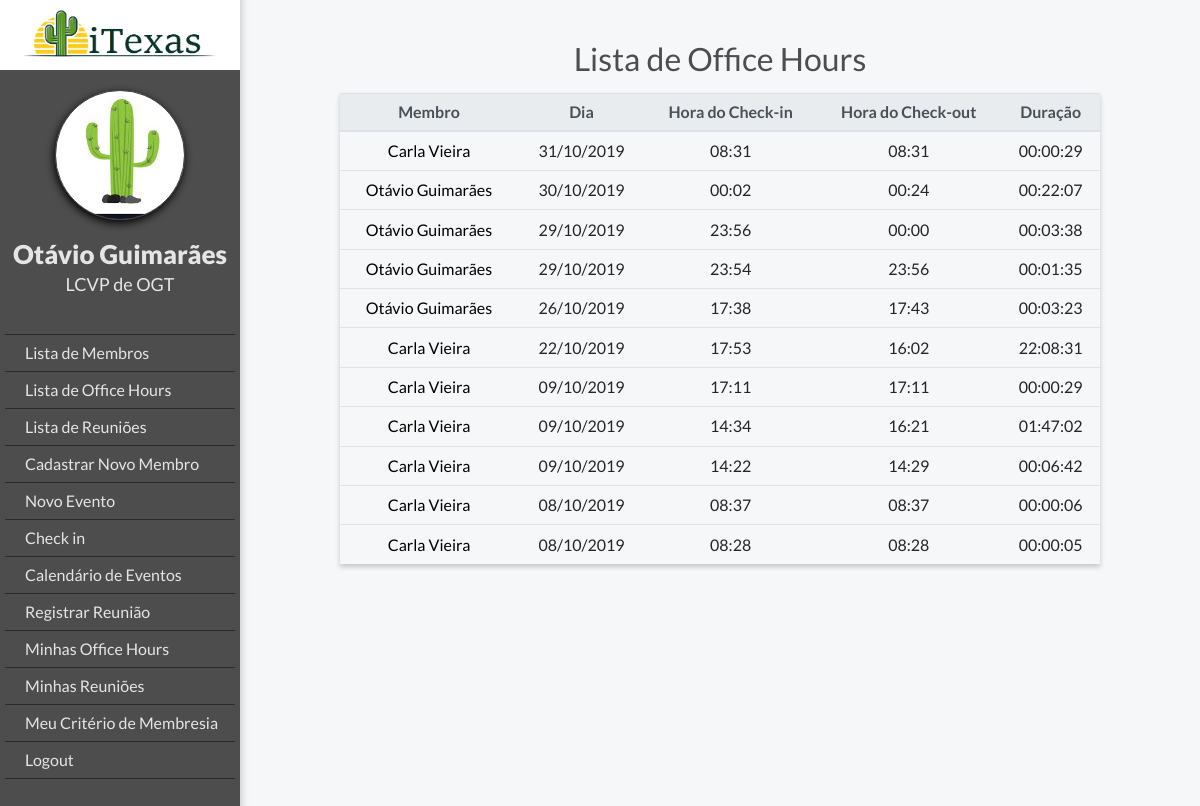
Screenshot of /office_hours/officehour_list/ (signed in) with the database file from the repository.
### members/models.py (models this page shows, shortened)
class MyUser(AbstractBaseUser):
    POST = (('lcp', 'LCP'), ('lcvp', 'LCVP'), ('tlb', 'TLB'), ('membro', 'Membro'))
    DEPARTMENT = (
        ('lcp', 'LCP'), ('pm', 'PM'), ('f&l', 'F&L'), ('b2c', 'B2C'), ('b2b', 'B2B'),
        ('oge', 'OGE'), ('ogt', 'OGT'), ('ogv', 'OGV'), ('ige', 'IGE'), ('igt', 'IGT'),)
    email = models.EmailField(verbose_name='E-mail', max_length=255, unique=True)
    podio_code = models.CharField(max_length=10, verbose_name='ID do Podio', unique=True)
    first_name = models.CharField(max_length=20, verbose_name='Nome')
    last_name = models.CharField(max_length=20, verbose_name='Sobrenome')
    post = models.CharField(max_length=10, choices=POST, blank=True, null=True, verbose_name='Cargo')
    department = models.CharField(max_length=10, choices=DEPARTMENT, blank=True, null=True, verbose_name='Área')
    leader = models.ForeignKey("MyUser", blank=True, null=True, on_delete=models.SET_NULL, verbose_name='Líder')
    is_working = models.BooleanField(default=False)
    is_active = models.BooleanField(default=True, verbose_name='Está ativo')
    is_admin = models.BooleanField(default=False, verbose_name='É administrador')
    objects = MyUserManager()
    USERNAME_FIELD = 'podio_code'
    REQUIRED_FIELDS = ['email', 'first_name']

### office_hours/models.py (models this page shows)
class OfficeHour(models.Model):
    member = models.ForeignKey(MyUser, verbose_name='Membro', on_delete=models.CASCADE)
    date = models.DateField(verbose_name='Dia', default=date.today)
    checkin_time = models.DateTimeField(verbose_name='Hora do check-in', default=timezone.now)
    checkout_time = models.DateTimeField(verbose_name='Hora do check-out', blank=True, null=True)
    duration = models.DurationField(verbose_name='Duração', blank=True, null=True, help_text=('[HH:[MM:] format'))

### office_hours/views.py (the view)
# urls.py: path('officehour_list/', views.officehour_list, name='officehour_list'),
@login_required
def officehour_list(request):
    office_hours = OfficeHour.objects.all().order_by('-checkin_time')
    return render(request, 'office_hours/officehour_list.html', {'office_hours': office_hours, 'request_user': request.user})

### iTexas_v4/templatetags/datetime_filter.py (called while the page is built)
@register.filter(name='format_datetime')
def format_datetime(value):
    if value is not None:
        hours, rem = divmod(value.seconds, 3600)
        minutes, seconds = divmod(rem, 60)
        return '{:02d}:{:02d}:{:02d}'.format(hours, minutes, seconds)
    else:
        return '-'

### templates/office_hours/officehour_list.html
{% extends "base.html" %}
{% load datetime_filter %}
{% if user.is_authenticated %}
    {% block body_block %}
        <h2 class="title">Lista de Office Hours</h2>
        <table class="table">
            <thead class="thead-light">
            <tr>
                <th class="table-column">Membro</th>
                <th class="table-column">Dia</th>
                <th class="table-column">Hora do Check-in</th>
                <th class="table-column">Hora do Check-out</th>
                <th class="table-column">Duração</th>
            </tr>
            </thead>
                <tbody>
            {% for office_hour in office_hours %}
                <tr class="row-office-hours" id="{{ office_hour.id }}" >
                    <td><a href="{% url 'member_view' office_hour.member.podio_code %}">{{ office_hour.member.first_name }} {{ office_hour.member.last_name }}</a></td>
                    <td>{{ office_hour.date|date:'d/m/Y' }}</td>
                    <td>{{ office_hour.checkin_time|date:'H:i' }}</td>
                    <td>{{ office_hour.checkout_time|date:'H:i' }} </td>
                    <td id="duration">{{ office_hour.duration|format_datetime }}</td>
                </tr>
            {% endfor %}
                </tbody>
                </table>
    {% endblock %}
{% else %}
    <h2>Logar</h2>
{% endif %}

### templates/base.html (shortened to what this page needs)
{% load static %}
<!DOCTYPE html>
<html lang="en">
<head>
    <link rel="stylesheet" href="https://stackpath.bootstrapcdn.com/bootstrap/4.3.1/css/bootstrap.min.css"
>
    <link rel="stylesheet" href="https://maxcdn.bootstrapcdn.com/font-awesome/4.5.0/css/font-awesome.min.css">
    <link rel="stylesheet" href="{% static 'css/style.css' %}">
</head>
<body>
{% if user.is_authenticated %}
    <div class="ogr-container">
    <div class="page-body">
    <div class="lateral-menu">
        <div class="logo-area">
            <img class="logo-company" src="../static/images/iTexas.png">
        </div>
        <div class="menu-area">
            <div class="profile-picture"></div>
            <div class="member-infos">
                <a class="member-name" href="{% url 'member_edit' user.podio_code %}">{{ request_user.first_name }} {{ request_user.last_name }}</a>
                <h3 class="member-area">{{ request_user.get_post_display }} de {{ request_user.get_department_display }}</h3>
            </div>
            <ul class="function-list">
                {% if request_user.is_admin %}
                    <li><a href="{% url 'member_list' %}" class="button">Lista de Membros</a></li>
                    <li><a href="{% url 'officehour_list' %}" class="button">Lista de Office Hours</a></li>
                    <li><a href="{% url 'meeting_list' %}" class="button">Lista de Reuniões</a></li>
                    <li><a href="{% url 'register' %}" class="button">Cadastrar Novo Membro</a></li>
                    <li><a href="{% url 'new_event' %}" class="button">Novo Evento</a></li>
                {% endif %}
                {% if user.is_working %}
                    <li><a href="{% url 'check' %}" class="button">Check out</a></li>
                {% else %}
                    <li><a href="{% url 'check' %}" class="button">Check in</a></li>
                {% endif %}
                <li><a href="{% url 'event_list' %}" class="button">Calendário de Eventos</a></li>
                <li><a href="{% url 'new_meeting' %}" class="button">Registrar Reunião</a></li>
                <li><a href="{% url 'office_hours_history' %}" class="button">Minhas Office Hours</a></li>
                <li><a href="{% url 'my_meetings' %}" class="button">Minhas Reuniões</a></li>
                <li><a href="{% url 'member_report' user.podio_code %}" class="button">Meu Critério de Membresia</a></li>
                {% if user.is_authenticated %}
                    <li><a href="{% url 'user_logout' %}">Logout</a></li>
                {% else %}
                    <li><a class="navbar-link" href="{% url 'user_login' %}">Login</a></li>
                {% endif %}
            </ul>
        </div>
    </div>
    <div  id="body-content" class="body-content">
        <div class="body-container">
            {% block body_block %}
            {% endblock %}
        </div>
    </div>
{% endif %}
</div>
</body>
</html>

### static/css/style.css (style rules this page uses)
* { font-family: 'Lato', sans-serif; font-size: 16px; }
body { background-color: #f6f7f9; }
.ogr-container { display: flex; justify-content: center; align-items: center; margin: 0 auto; background-color: #f6f7f9; flex-direction: column; }
.body-content { width: 100%; }
.profile-picture { border: 1px #444444 solid; background-position: center; background-size: cover; width: 150px; height: 150px; border-radius: 75px; box-shadow: -1px 3px 8px 0px #000000; }
.member-infos .member-name { margin-top: 15px; font-size: 26px; font-weight: 800; text-align: center; }
.member-infos .member-area { font-size: 18px; font-weight: 500; }
.page-body { width: 100%; display: flex; margin: 0 auto; }
.page-body .lateral-menu { max-width: 300px; width: 300px; background-color: #4D4D4D; float: left; box-shadow: 1px -6px 7px 1px #cccccc; min-width: 200px; }
.menu-area { display: flex; flex-direction: column; align-items: center; padding: 20px 5px; }
.page-body .lateral-menu .logo-area { display: flex; justify-content: center; align-items: center; background-color: #4AB9F1; height: 70px; color: #FFFFFF; background: white; text-shadow: 0 1px 0 #CCCCCC, 0 2px 0 #c9c9c9, 0 3px 0 #bbb, 0 4px 0 #b9b9b9, 0 5px 0 #aaa, 0 6px 1px rgba(0,0,0,.1), 0 0 5px rgba(0,0,0,.1), 0 1px 3px rgba(0,0,0,.3), 0 3px 5px rgba(0,0,0,.2), 0 5px 10px rgba(0,0,0,.25), 0 10px 10px rgba(0,0,0,.2), 0 20px 20px rgba(0,0,0,.15); }
.logo-area .logo-company { width: 200px; }
.body-content table { text-align: center; }
.lateral-menu .profile-picture { width: 130px; height: 130px; }
.lateral-menu .member-infos { display: flex; flex-direction: column; align-items: center; color: #e5e5e5; }
.lateral-menu ul { display: flex; align-items: center; flex-direction: column; padding-top: 4rem; color: white; font-weight: 900; list-style-type: none; padding: 30px 0; list-style-type: none; width: 100%; cursor: pointer; }
.lateral-menu li { padding: 6px 0 6px 20px; border-bottom: 1px #2a2a2a solid; width: 100%; cursor: pointer; font-size: 16px; }
.lateral-menu a { color: #e5e5e5; font-weight: normal; }
.lateral-menu li:first-child { border-top: 1px #2a2a2a solid; }
.body-container { padding: 40px 100px; }
.body-container .title { font-size: 32px; color: #4D4D4D; font-weight: 400; text-align: center; }
.table th { padding: .35rem; }
.table td { padding: .45rem; }
table { box-shadow: 0 3px 5px rgba(0, 0, 0, 0.2); }
.body-container .table { margin-top: 15px; }
a:hover, a { color: black; }

### rows the page displays
MyUser: first_name "Otávio", last_name "Guimarães", post "LCVP", department "OGT"
OfficeHour: member.first_name "Carla", member.last_name "Vieira", date "31/10/2019", checkin_time "08:31", checkout_time "08:31", duration "00:00:29"
OfficeHour: member.first_name "Otávio", member.last_name "Guimarães", date "30/10/2019", checkin_time "00:02", checkout_time "00:24", duration "00:22:07"
OfficeHour: member.first_name "Otávio", member.last_name "Guimarães", date "29/10/2019", checkin_time "23:56", checkout_time "00:00", duration "00:03:38"
OfficeHour: member.first_name "Otávio", member.last_name "Guimarães", date "29/10/2019", checkin_time "23:54", checkout_time "23:56", duration "00:01:35"
OfficeHour: member.first_name "Otávio", member.last_name "Guimarães", date "26/10/2019", checkin_time "17:38", checkout_time "17:43", duration "00:03:23"
OfficeHour: member.first_name "Carla", member.last_name "Vieira", date "22/10/2019", checkin_time "17:53", checkout_time "16:02", duration "22:08:31"
OfficeHour: member.first_name "Carla", member.last_name "Vieira", date "09/10/2019", checkin_time "17:11", checkout_time "17:11", duration "00:00:29"
OfficeHour: member.first_name "Carla", member.last_name "Vieira", date "09/10/2019", checkin_time "14:34", checkout_time "16:21", duration "01:47:02"
OfficeHour: member.first_name "Carla", member.last_name "Vieira", date "09/10/2019", checkin_time "14:22", checkout_time "14:29", duration "00:06:42"
OfficeHour: member.first_name "Carla", member.last_name "Vieira", date "08/10/2019", checkin_time "08:37", checkout_time "08:37", duration "00:00:06"
OfficeHour: member.first_name "Carla", member.last_name "Vieira", date "08/10/2019", checkin_time "08:28", checkout_time "08:28", duration "00:00:05"
